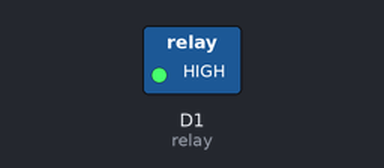
A sketch run on a simulated ESP8266 (NodeMCU). Parts: switched loads named in the sketch (green lamp = pin HIGH).

Above: at 1.0 s.
At 3.0 s:
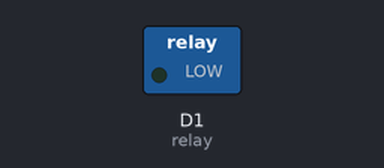
Timing chart, 0 to 5.2 s (numbered marks = the images above):
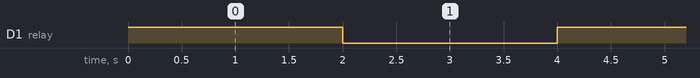

The sketch:

relay.ino
```cpp
int relay=D1;
void setup()
{
  pinMode(relay,OUTPUT);

}
void loop()
{
  digitalWrite(relay,HIGH);
  delay(2000);
  digitalWrite(relay,LOW);
  delay(2000);
}
```

Measured:
- by itself, D1 (relay): alternates HIGH for 2.0 s and LOW for 2.0 s
